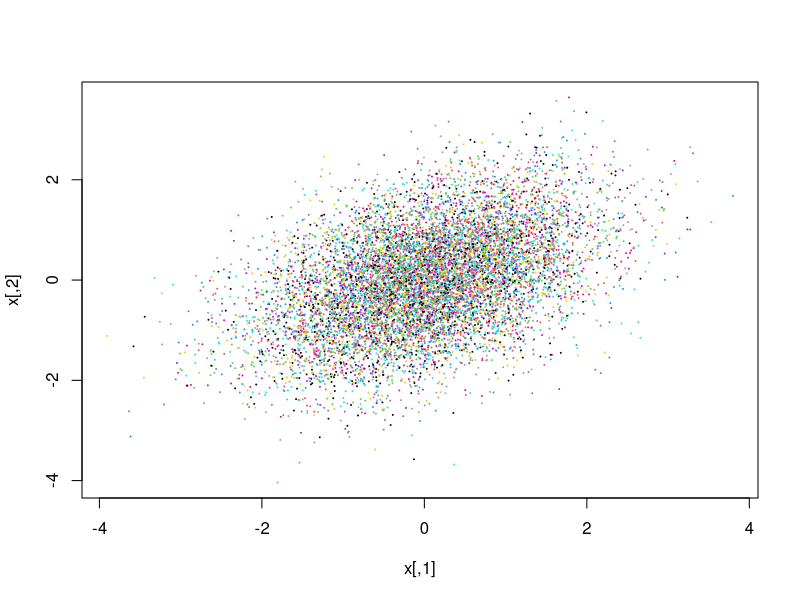
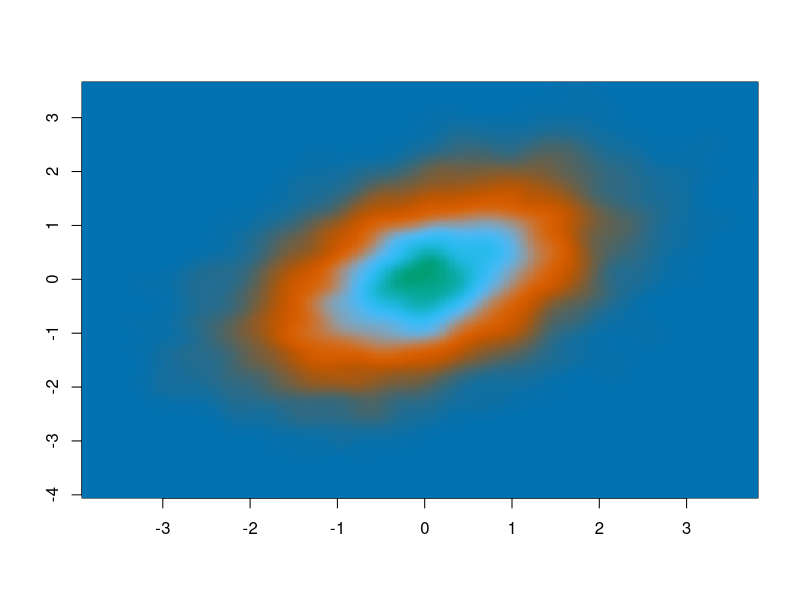
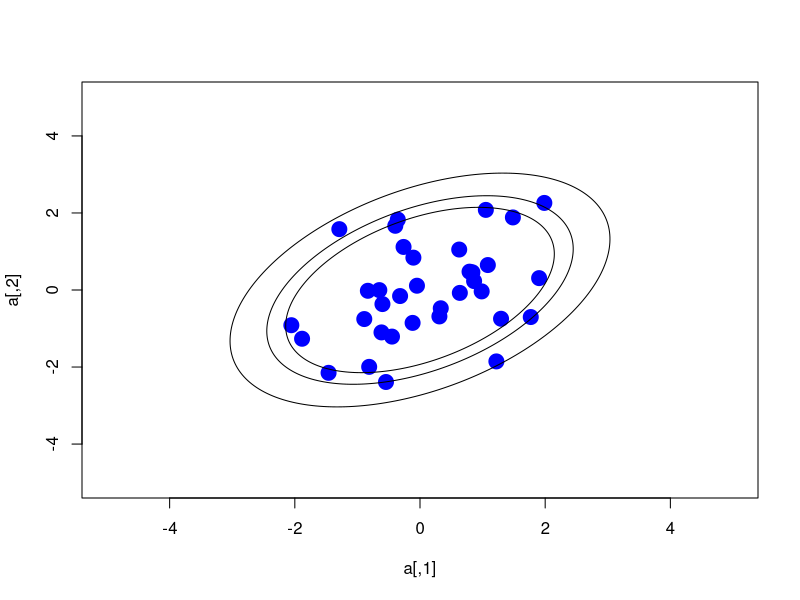

Write the R code that produced these figures, in order.
#################
# Simple example of MCMC sampling
#################
set.seed(2)
library(fields)
cbPalette <- c("#0072B2", "#D55E00", "#56B4E9", "#009E73")
colorTable <- designer.colors(500, cbPalette,
                              x = 10 * seq(1:4))

#########
# first, let's build a function that generates random numbers from a bivariate normal distribution

rho <- 0.9
x <- mvtnorm::rmvnorm(10000, sigma = matrix(c(1,sqrt(1 - rho^2),sqrt(1 - rho^2),1), ncol = 2))

plot(x, col = 1:10000, cex = 0.1)
kde <- MASS::kde2d(x[,1], x[,2], n = 200)
image(kde, col = colorTable)

a <- x[1:35,1:2]
plot(a, ylim = c(-5,5), xlim = c(-5,5), col = "blue", cex = 2, pch = 19)
mixtools::ellipse(mu = c(0, 0),
                  sigma = matrix(c(1, sqrt(1 - rho^2),sqrt(1 - rho^2),1), ncol = 2),
                  alpha = .05, npoints = 250, newplot = FALSE, draw = TRUE)
mixtools::ellipse(mu = c(0, 0),
                  sigma = matrix(c(1, sqrt(1 - rho^2),sqrt(1 - rho^2),1), ncol = 2),
                  alpha = .01, npoints = 250, newplot = FALSE, draw = TRUE)
mixtools::ellipse(mu = c(0, 0),
                  sigma = matrix(c(1, sqrt(1 - rho^2),sqrt(1 - rho^2),1), ncol = 2),
                  alpha = .10, npoints = 250, newplot = FALSE, draw = TRUE)

## code moved to pRoloc
